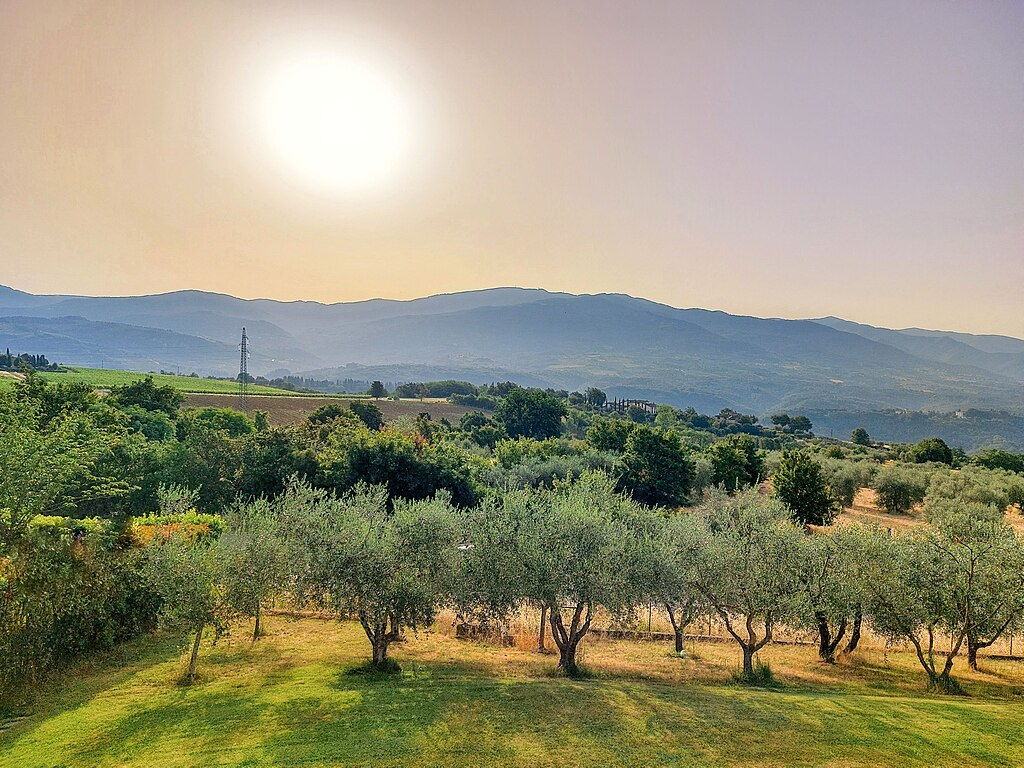
#> input picture Sashank_240725/week2_assignment/image.jpg, 1024 x 768 px, found by its file name
$ jupyter execute Assignment_3.ipynb   (older library calls are emulated)
#> lines starting #> are read from the running program, lines starting #| are printed output that depends on the picture; after the words box and inside, x2 and y2 are one past the last pixel; in counts of white or black regions, pixels touching at a corner belong together
### Implement Edge Detection

Write a Python function using OpenCV that takes an image file path as input,applies Canny edge detection on the image,and displays the original and edge-detected images side by side.

[cell 1]
import cv2
import matplotlib.pyplot as plt
def canny_edge(path):
#> called with path = 'image.jpg'
    img=cv2.imread(path)
#> img is the input picture: shape (768, 1024, 3); mean B, G, R 121.2, 146.6, 149.9
    edges=cv2.Canny(img,100,160)
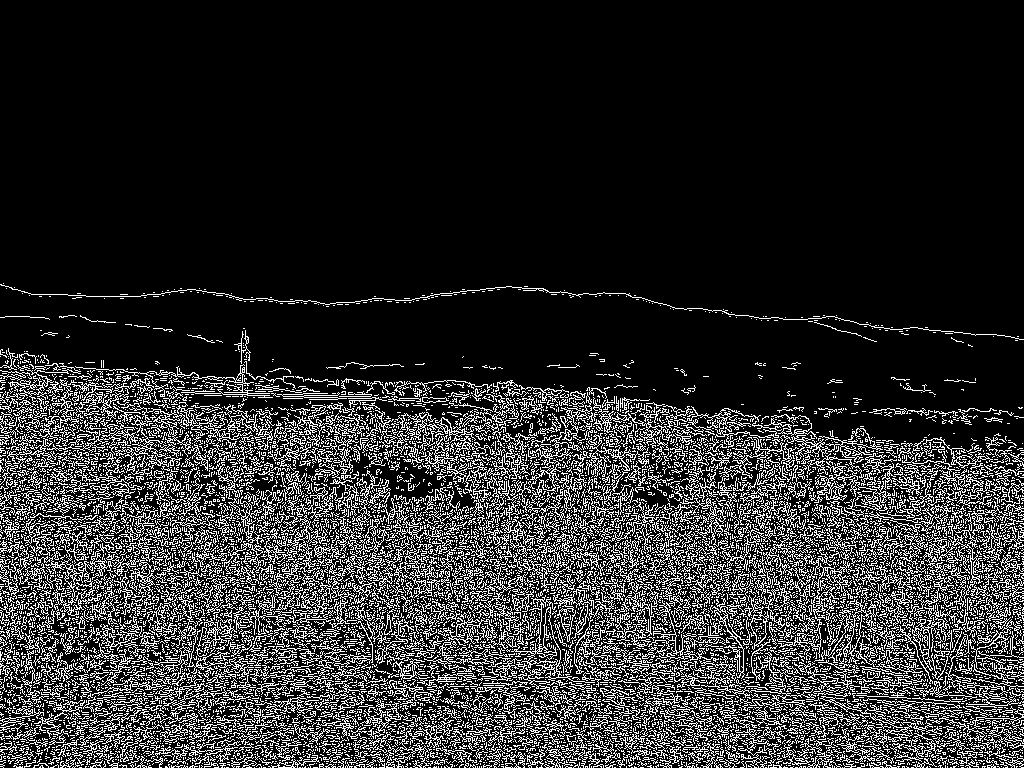
#> edges: shape (768, 1024); 17.3% white in thin lines or dots, all inside (x1, y1, x2, y2) = (0, 283, 1024, 768)
    plt.subplot(121);plt.imshow(img[:,:,::-1]);plt.title("Original Image");plt.axis("off")
    plt.subplot(122);plt.imshow(edges,cmap='Greys_r');plt.title("Edge-Detected Image");plt.axis("off")
canny_edge('image.jpg')

### Face and Eye Detection

Create a function that detects faces and eyes in a given image using Haar cascades in OpenCV. The function should draw rectangles around detected faces and eyes and display the output image.

[cell 2]
def face_eye_detection(img):
    import requests
    face_url="https://raw.githubusercontent.com/opencv/opencv/master/data/haarcascades/haarcascade_frontalface_default.xml"
    eye_url="https://raw.githubusercontent.com/opencv/opencv/master/data/haarcascades/haarcascade_eye.xml"
    face_filename="haarcascade_frontalface_default.xml"
    eye_filename="haarcascade_eye.xml"
    response=requests.get(face_url)
    with open(face_filename,'wb') as file:
        file.write(response.content)
    face_cascade=cv2.CascadeClassifier(face_filename)
    response=requests.get(eye_url)
    with open(eye_filename,'wb') as file:
        file.write(response.content)
    eye_cascade=cv2.CascadeClassifier(eye_filename)
    gray=cv2.cvtColor(img,cv2.COLOR_BGR2GRAY)
    faces=face_cascade.detectMultiScale(gray,1.3,5)
    for (x,y,w,h) in faces:
        face_img=cv2.rectangle(img.copy(),(x,y),(x+w,y+h),(0,255,0),2)
        roi_gray=gray[y:y+h,x:x+w]
        roi_color=face_img[y:y+h,x:x+w]
        eyes=eye_cascade.detectMultiScale(roi_gray)
        for (ex,ey,ew,eh) in eyes:
            cv2.rectangle(roi_color,(ex,ey),(ex+ew,ey+eh),(255,0,0),2)
    plt.figure()
    plt.imshow(cv2.cvtColor(face_img,cv2.COLOR_BGR2RGB))
    plt.axis('off')
    plt.show()
img=cv2.imread('image.jpg')
face_eye_detection(img)
#> (the call stopped at in face_eye_detection, `response=requests.get(face_url)`: the network is not available in this run)

###Image Cropping Based on Facial Features

Write a function that takes an image path as input and detects faces. If exactly one face is detected,return the cropped image of the face. Use Haar cascades for face detection.

[cell 3]
def detect(img_path):
    import requests
    img=cv2.imread(img_path)
    face_url="https://raw.githubusercontent.com/opencv/opencv/master/data/haarcascades/haarcascade_frontalface_default.xml"
    eye_url="https://raw.githubusercontent.com/opencv/opencv/master/data/haarcascades/haarcascade_eye.xml"
    face_filename="haarcascade_frontalface_default.xml"
    eye_filename="haarcascade_eye.xml"
    response=requests.get(face_url)
    with open(face_filename,'wb') as file:
        file.write(response.content)
    face_cascade=cv2.CascadeClassifier(face_filename)
    response=requests.get(eye_url)
    with open(eye_filename,'wb') as file:
        file.write(response.content)
    eye_cascade=cv2.CascadeClassifier(eye_filename)
    gray=cv2.cvtColor(img,cv2.COLOR_BGR2GRAY)
    faces=face_cascade.detectMultiScale(gray,1.3,5)
    for (x,y,w,h) in faces:
        face_img=cv2.rectangle(img,(x,y),(x+w,y+h),(0,255,0),2)
        roi_gray=gray[y:y+h,x:x+w]
        roi_color=face_img[y:y+h,x:x+w]
    if len(faces)==1:
        plt.imshow(cv2.cvtColor(roi_color,cv2.COLOR_BGR2RGB))
        plt.axis('off')
        plt.show()
    else:
        print('No face detected or more than one faces detected')
detect('image.jpg')
#> (the call stopped at in detect, `response=requests.get(face_url)`: the network is not available in this run)

### Feature Matching with ORB
Create a Python script that uses ORB to detect and match features between two images. The script should display the matched keypoints on the output image.

[cell 4]
image1=cv2.imread('image1.jpg')
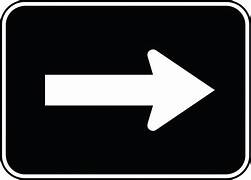
#> input picture BoddupallyUthamTejaSree_240280/Week 3/Image1.jpg, 251 x 180 px, found by its file name
#> image1 is the input picture: shape (180, 251, 3); mean B, G, R 58.3, 56.9, 56.3
image2=cv2.imread('image2.jpg')
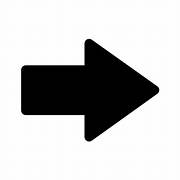
#> input picture BoddupallyUthamTejaSree_240280/Week 3/Image2.jpg, 180 x 180 px, found by its file name
#> image2 is the input picture: shape (180, 180, 3); min 0, max 255, mean 195.4
gray_img1=cv2.cvtColor(image1,cv2.COLOR_BGR2GRAY)
gray_img2=cv2.cvtColor(image2,cv2.COLOR_BGR2GRAY)
orb=cv2.ORB_create(nfeatures=2000)
kp1,des1=orb.detectAndCompute(gray_img1,None)
#> kp1 = 61 keypoints; strongest (x, y, size): (212, 90, 31), (46, 75, 31), (151, 73, 31), (211, 90, 37.2)
kp2,des2=orb.detectAndCompute(gray_img2,None)
#> kp2 = 35 keypoints; strongest (x, y, size): (83, 116, 31), (88, 139, 37.2), (88, 40, 37.2), (83, 64, 31)
bf=cv2.BFMatcher()
matches=bf.match(des1,des2)
#> matches = 61 matches
matched_image=cv2.drawMatches(image1,kp1,image2,kp2,matches[:],None)
plt.imshow(matched_image)
plt.title('Feature Matching with ORB')
plt.axis('off')
plt.show()

### Applying Gaussian Blur for Noise Reduction
Write a function that applies a Gaussian blur to an image to reduce noise and displays both the original and blurred images.

[cell 5]
def gaussian_blur(img):
    blurred_image=cv2.GaussianBlur(img,(5,5),0)
    plt.subplot(121);plt.imshow(img[:,:,::-1]);plt.title("Original Image");plt.axis("off")
    plt.subplot(122);plt.imshow(blurred_image[:,:,::-1]);plt.title("Blurred Image");plt.axis("off")
    plt.axis('off')
gaussian_blur(img)

### Pyramid Transform for Image Scaling
Create a function that creates a pyramid of images (both up and down) for a given image and displays the results.

[cell 6]
def pyramid(img,layers):
    cv2.imshow("Original",img)
    down_pyramid=[]
    temp=img
    for i in range(layers):
        temp=cv2.pyrDown(temp)
        down_pyramid.append(temp)
        cv2.imshow(f"Down Pyramid {i+1}",temp)
    up_pyramid=[]
    temp=down_pyramid[-1]
    for i in range(layers):
        temp=cv2.pyrUp(temp)
        up_pyramid.append(temp)
        cv2.imshow(f"Up Pyramid {i+1}",temp)
    cv2.waitKey(0)
    cv2.destroyAllWindows()
pyramid(img,3)
#> after the loop in pyramid, `for i in range(layers):`: down_pyramid = 3 items

### Implement Harris Corner Detection in Python
Write a Python function using OpenCV that takes an image file as input and applies the Harris Corner Detection algorithm. Your function should display the original image with the detected corners marked. Include parameters to specify the block size,ksize,and free parameter for flexibility.

[cell 7]
import numpy as np
def harris_corner(img,blocksize,ksize,k):
    gray_image=cv2.cvtColor(img,cv2.COLOR_BGR2GRAY)
    gray_image=np.float32(gray_image)
    dst=cv2.cornerHarris(gray_image,blockSize=blocksize,ksize=ksize,k=k)
    dst=cv2.dilate(dst,None)
    img[dst > 0.01 * dst.max()]=[0,255,0]
    plt.imshow(img[:,:,::-1])
    plt.axis('off')
    plt.show()
harris_corner(img.copy(),2,3,0.04)
#> in harris_corner, `img[dst > 0.01 * dst.max()]=[0,255,0]`:
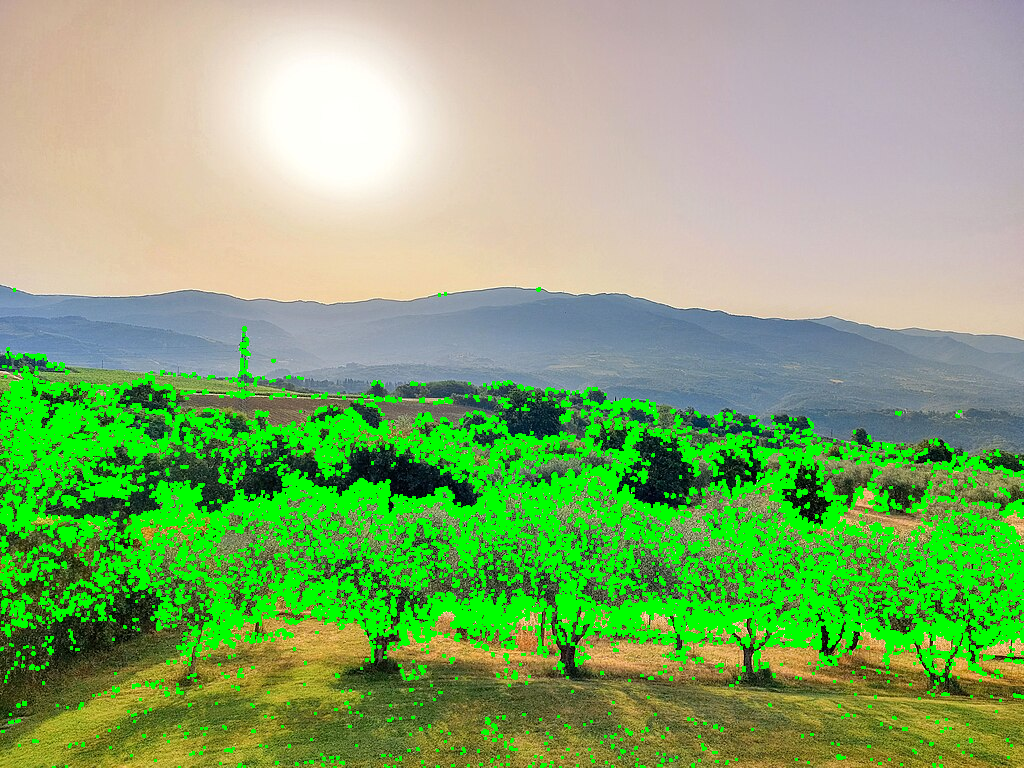
#> img: shape (768, 1024, 3); 17% of pixels changed, all inside (x1, y1, x2, y2) = (0, 287, 1024, 768)

### SIFT Keypoint Detection and Description
Create a function that reads an image,converts it to grayscale,and then applies the SIFT algorithm to detect keypoints and compute descriptors. Ensure the detected keypoints are visualized on the original image.

[cell 8]
def sift_keypoint_detection(path):
    image=cv2.imread(path)
    gray_img=cv2.cvtColor(image,cv2.COLOR_BGR2GRAY)
    sift=cv2.SIFT_create()
    kp,des=sift.detectAndCompute(gray_img,None)
    img_with_keypoints=cv2.drawKeypoints(image,kp,None)
    img_with_keypoints_rgb=cv2.cvtColor(img_with_keypoints,cv2.COLOR_BGR2RGB)
    plt.imshow(img_with_keypoints_rgb)
    plt.title('SIFT Keypoint Detection')
    plt.axis('off')
    plt.show()
sift_keypoint_detection('image.jpg')
#> in sift_keypoint_detection, `kp,des=sift.detectAndCompute(gray_img,None)`: kp = 2666 keypoints; strongest (x, y, size): (326, 492, 2.1), (931, 641, 2.6), (888, 449, 1.9), (984, 641, 2.3)

### Feature Matching using ORB
Develop a Python script that matches features between two images using the ORB algorithm. The script should display the matched features between the two images with lines connecting corresponding keypoints.

[cell 9]
image1=cv2.imread('image1.jpg')
image2=cv2.imread('image2.jpg')
gray_img1=cv2.cvtColor(image1,cv2.COLOR_BGR2GRAY)
gray_img2=cv2.cvtColor(image2,cv2.COLOR_BGR2GRAY)
orb=cv2.ORB_create(nfeatures=2000)
kp1,des1=orb.detectAndCompute(gray_img1,None)
kp2,des2=orb.detectAndCompute(gray_img2,None)
bf=cv2.BFMatcher()
matches=bf.match(des1,des2)
matched_image=cv2.drawMatches(image1,kp1,image2,kp2,matches[:],None)
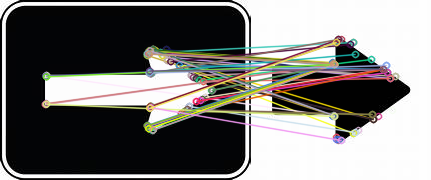
#> matched_image: shape (180, 431, 3); mean B, G, R 118.4, 120.9, 122
plt.imshow(matched_image)
plt.title('Feature Matching with ORB')
plt.axis('off')
plt.show()

### Implement FAST Corner Detection
Write a Python function to implement the FAST corner detection algorithm. The function should accept an image and return the image with detected keypoints highlighted.

[cell 10]
def fast_corner_detection(image):
    gray_image=cv2.cvtColor(image,cv2.COLOR_BGR2GRAY)
    fast=cv2.FastFeatureDetector_create()
    kp=fast.detect(gray_image,None)
    image_with_kp=cv2.drawKeypoints(image,kp,None,color=(0,255,0))
    image_with_kp_rgb=cv2.cvtColor(image_with_kp,cv2.COLOR_BGR2RGB)
    plt.imshow(image_with_kp_rgb)
    plt.title('FAST Corner Detection')
    plt.axis('off')
    plt.show()
fast_corner_detection(img)
#> in fast_corner_detection, `kp=fast.detect(gray_image,None)`: kp = 35233 keypoints; strongest (x, y, size): (387, 481, 7), (315, 488, 7), (804, 520, 7), (795, 513, 7)
#> in fast_corner_detection, `image_with_kp=cv2.drawKeypoints(image,kp,None,color=(0,255,0))`:
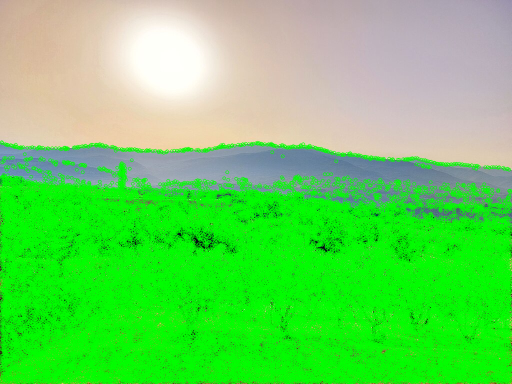
#> image_with_kp: shape (768, 1024, 3) (shown at 1/2 size); mean B, G, R 91.2, 214.7, 100.8

Tough questions

### Custom Canny Edge Detector Implementation
Implement your own version of the Canny edge detection algorithm from scratch using Python (without using OpenCV functions). Your implementation should include:

Gaussian filtering for noise reduction.
Calculation of gradient magnitude and direction.
Non-maximum suppression.
Hysteresis thresholding. Your function should take an image as input and return an image with detected edges.

[cell 11]
import numpy as np
def custom_canny(image_path, low_threshold=0.05, high_threshold=0.15):
    def gaussian_kernel(size, sigma=1.0):
        k=cv2.getGaussianKernel(size, sigma)
        kernel=k*k.T
        return kernel
    def apply_filter(image, kernel):
        return cv2.filter2D(image, -1, kernel)
    def gradient_magnitude_and_direction(image):
        Kx=np.array([[-1, 0, 1], [-2, 0, 2], [-1, 0, 1]])
        Ky=np.array([[1, 2, 1], [0, 0, 0], [-1, -2, -1]])
        Ix=apply_filter(image, Kx)
        Iy=apply_filter(image, Ky)
        magnitude=np.sqrt(Ix**2 + Iy**2)
        direction=np.arctan2(Iy, Ix)
        return magnitude, direction

    def non_maximum_suppression(magnitude, direction):
        M, N=magnitude.shape
        Z=np.zeros((M, N), dtype=np.int32)
        angle=direction * 180. / np.pi
        angle[angle < 0] += 180
        for i in range(1, M-1):
            for j in range(1, N-1):
                try:
                    q=255
                    r=255
                    if (0 <= angle[i, j] < 22.5) or (157.5 <= angle[i, j] <= 180):
                        q=magnitude[i, j+1]
                        r=magnitude[i, j-1]
                    elif (22.5 <= angle[i, j] < 67.5):
                        q=magnitude[i+1, j-1]
                        r=magnitude[i-1, j+1]
                    elif (67.5 <= angle[i, j] < 112.5):
                        q=magnitude[i+1, j]
                        r=magnitude[i-1, j]
                    elif (112.5 <= angle[i, j] < 157.5):
                        q=magnitude[i-1, j-1]
                        r=magnitude[i+1, j+1]
                    if (magnitude[i, j] >= q) and (magnitude[i, j] >= r):
                        Z[i, j]=magnitude[i, j]
                    else:
                        Z[i, j]=0
                except IndexError as e:
                    pass
        return Z

    def threshold(image, low, high):
        highThreshold=image.max() * high
        lowThreshold=highThreshold * low
        M, N=image.shape
        res=np.zeros((M, N), dtype=np.int32)
        strong=np.int32(255)
        weak=np.int32(75)
        strong_i, strong_j=np.where(image >= highThreshold)
        zeros_i, zeros_j=np.where(image < lowThreshold)
        weak_i, weak_j=np.where((image <= highThreshold) & (image >= lowThreshold))
        res[strong_i, strong_j]=strong
        res[weak_i, weak_j]=weak
        return res, weak, strong
    def hysteresis(image, weak, strong=255):
        M, N=image.shape
        for i in range(1, M-1):
            for j in range(1, N-1):
                if (image[i, j]==weak):
                    try:
                        if ((image[i+1, j-1]==strong) or (image[i+1, j]==strong) or (image[i+1, j+1]==strong)
                            or (image[i, j-1]==strong) or (image[i, j+1]==strong)
                            or (image[i-1, j-1]==strong) or (image[i-1, j]==strong) or (image[i-1, j+1]==strong)):
                            image[i, j]=strong
                        else:
                            image[i, j]=0
                    except IndexError as e:
                        pass
        return image

    image=cv2.imread(image_path, cv2.IMREAD_GRAYSCALE)
    kernel=gaussian_kernel(size=5, sigma=1.4)
    smoothed_image=apply_filter(image, kernel)
    magnitude, direction=gradient_magnitude_and_direction(smoothed_image)
    non_max_image=non_maximum_suppression(magnitude, direction)
    threshold_image, weak, strong=threshold(non_max_image, low_threshold, high_threshold)
    final_image=hysteresis(threshold_image, weak, strong)
    return final_image
edges = custom_canny('image.jpg')
#> in gaussian_kernel, `k=cv2.getGaussianKernel(size, sigma)`: k = [0.11, 0.237, 0.306, 0.237, 0.11]
#> in gaussian_kernel, `kernel=k*k.T`: kernel = [[0.0121, 0.0261, 0.0337, 0.0261, 0.0121], [0.0261, 0.0561, 0.0724, 0.0561, 0.0261], [0.0337, 0.0724, 0.0935, 0.0724, 0.0337], [0.0261, 0.0561, 0.0724, 0.0561, 0.0261], [0.0121, 0.0261, 0.0337, 0.0261, 0.0121]]
#> after the loop in non_maximum_suppression, `for i in range(1, M-1):`:
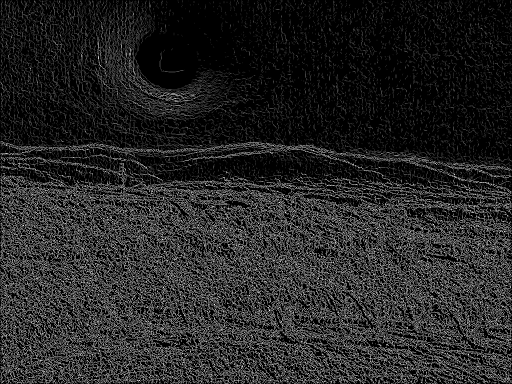
#> Z: shape (768, 1024) int32 (shown at 1/2 size); min 0, max 15, mean 2.22; drawn with min black and max white
#> in threshold, `highThreshold=image.max() * high`: highThreshold = 2.25
#> in threshold, `lowThreshold=highThreshold * low`: lowThreshold = 0.113
#> in custom_canny, `threshold_image, weak, strong=threshold(non_max_image, low_threshold, ..`: weak = 75; strong = 255
plt.imshow(edges, cmap='gray')
plt.title('Custom Canny Edge Detection')
plt.axis('off')
plt.show()

### Multi-Scale Feature Detection
Create a function that applies multi-scale feature detection using the Laplacian of Gaussian (LoG) method. This function should take an image and a list of sigma values as input,and return an image or set of images showing detected features at the different scales.

[cell 12]
def multi_scale_feature_detection(image_path,sigma_values):
    image=cv2.imread(image_path,cv2.IMREAD_GRAYSCALE)
    if len(image.shape)==3:
        image=cv2.cvtColor(image,cv2.COLOR_BGR2GRAY)
    results=[]
    for sigma in sigma_values:
        blurred=cv2.GaussianBlur(image,(0,0),sigmaX=sigma,sigmaY=sigma)
        log_image=cv2.Laplacian(blurred,cv2.CV_64F)
        log_image_normalized=(log_image - log_image.min())/(log_image.max() - log_image.min())
        results.append((sigma,log_image_normalized))
    for i in range(len(sigma_values)):
        sigma,feature_map=results[i]
        plt.subplot(1,len(sigma_values),i + 1)
        plt.imshow(feature_map,cmap='gray')
        plt.title(f"Sigma: {sigma}")
        plt.axis('off')
    plt.show()
multi_scale_feature_detection("image.jpg",[1.0,2.0,4.0,8.0])
#> after the loop in multi_scale_feature_detection, `for sigma in sigma_values:`:
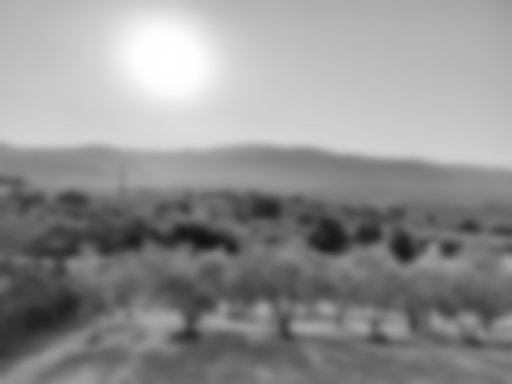
#> blurred: shape (768, 1024) (shown at 1/2 size); min 18, max 255, mean 144.6
#> after the loop in multi_scale_feature_detection, `for sigma in sigma_values:`: results = 4 items
#> the loop in multi_scale_feature_detection, `for i in range(len(sigma_values)):` made 4 passes
#> sigma on passes 1 to 4: 1, 2, 4, 8
#> in multi_scale_feature_detection, `plt.show()`:
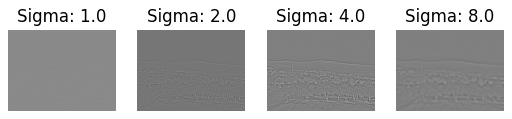
#> figure drawn by matplotlib, 4 panels
